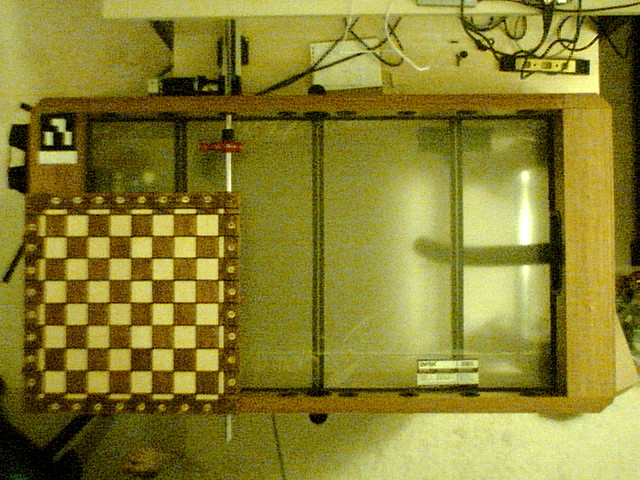
#> input picture assets/calibration/01.jpg, 640 x 480 px; its folder holds 5 pictures in this run
$ python calibration.py
#> lines starting #> are read from the running program, lines starting #| are printed output that depends on the picture; after the words box and inside, x2 and y2 are one past the last pixel; in counts of white or black regions, pixels touching at a corner belong together
#!/usr/bin/python3

import numpy as np
import cv2 as cv
import glob

# termination criteria
criteria = (cv.TERM_CRITERIA_EPS + cv.TERM_CRITERIA_MAX_ITER, 30, 0.001)

w = 7
h = 7

# prepare object points, like (0,0,0), (1,0,0), (2,0,0) ....,(6,5,0)
objp = np.zeros((w*h,3), np.float32)
objp[:,:2] = np.mgrid[0:w,0:h].T.reshape(-1,2)
# objp = np.array([
#     [0,0,0],
#     [0,23.6,0],
#     [0,93.1-52.2,0],
#     [103-52.2,3.7,-11.7],
#     [103-52.2,3.7+68-52.2,-11.7],
#     [128.1-52.2,3.7,-11.7],
#     [128.1-52.2,3.7+(68-52.2)/2,-11.7],
#     [128.1-52.2,3.7+68-52.2,-11.7],
#     [139.3-52.2,0,0],
#     [139.3-52.2,23.6,0],
# ])

# Arrays to store object points and image points from all the images.
objpoints = [] # 3d point in real world space
imgpoints = [] # 2d points in image plane.
images = sorted(glob.glob('../assets/calibration/*.jpg'))

for fname in images:
    img = cv.imread(fname)
#> img is the input picture: shape (480, 640, 3); mean B, G, R 47.4, 128.3, 136.9
    gray = cv.cvtColor(img, cv.COLOR_BGR2GRAY)
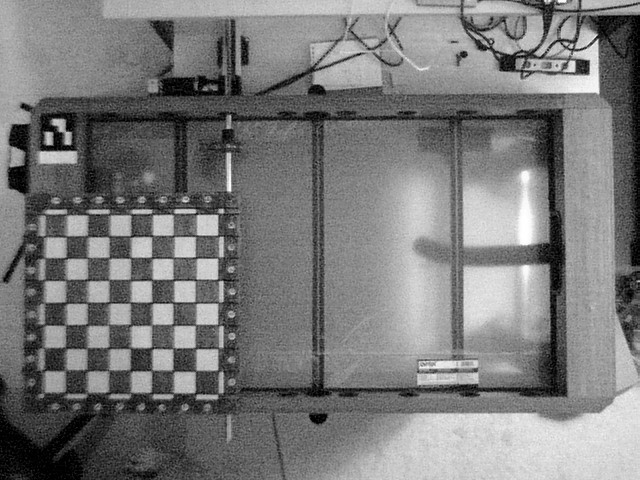
#> gray: shape (480, 640); min 0, max 255, mean 121.7

    # Find the chess board corners
    ret, corners = cv.findChessboardCorners(gray, (w,h), None)
#> ret = True; corners = 49 rows, first 8: [66.5, 236], [87.55, 236], [108.1, 236.7], [130, 236.5], [153, 235.3], [174.4, 235.2], [196.3, 234.8], [66.53, 258.4]

    # If found, add object points, image points (after refining them)
    if ret == True:
        objpoints.append(objp)

    # corners2 = cv.cornerSubPix(gray,corners, (11,11), (-1,-1), criteria)
    imgpoints.append(corners)
    # Draw and display the corners
    cv.drawChessboardCorners(img, (w,h), corners, ret)
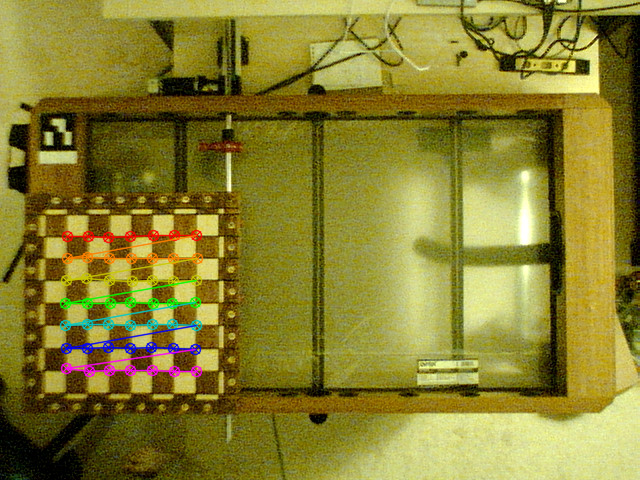
#> img: shape (480, 640, 3); 2.83% of pixels changed, all inside (x1, y1, x2, y2) = (59, 229, 204, 378)
#> pass 2 of the loop `for fname in images:`:
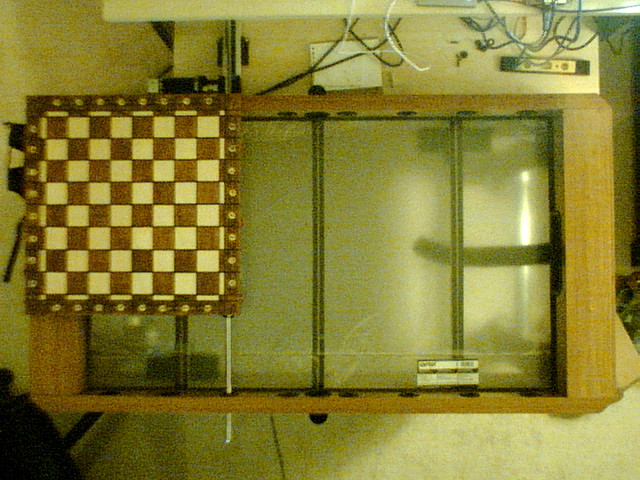
#> input picture assets/calibration/02.jpg, 640 x 480 px
#> img is the input picture: shape (480, 640, 3); mean B, G, R 51.4, 125.7, 132.7
#> `gray = cv.cvtColor(img, cv.COLOR_BGR2GRAY)`:
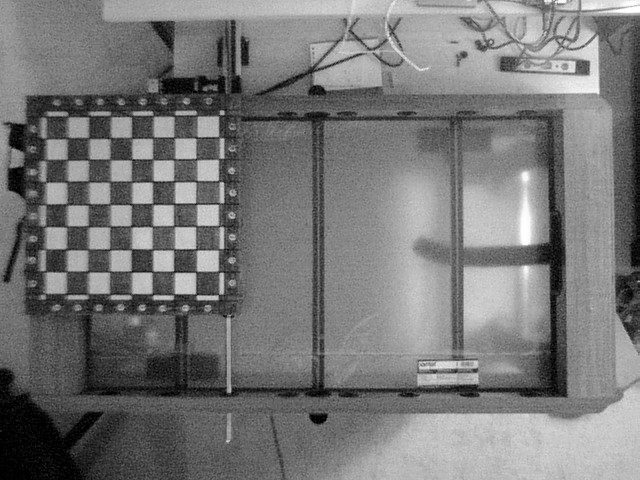
#> gray: shape (480, 640); min 0, max 255, mean 119.3
#> corners = 49 rows, first 8: [71, 144], [89.4, 138.5], [110, 138.1], [131.3, 137.7], [153.7, 137.1], [174.1, 137.6], [196, 137.8], [67.3, 159.9]
#> `cv.drawChessboardCorners(img, (w,h), corners, ret)`:
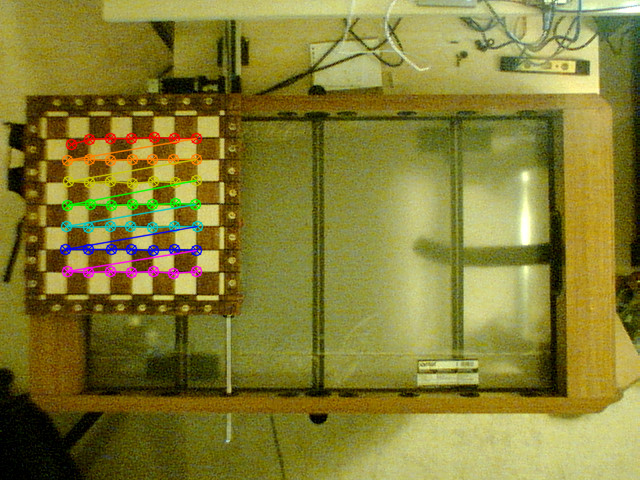
#> img: shape (480, 640, 3); 2.82% of pixels changed, all inside (x1, y1, x2, y2) = (59, 131, 204, 280)
#> pass 3 of the loop `for fname in images:`:
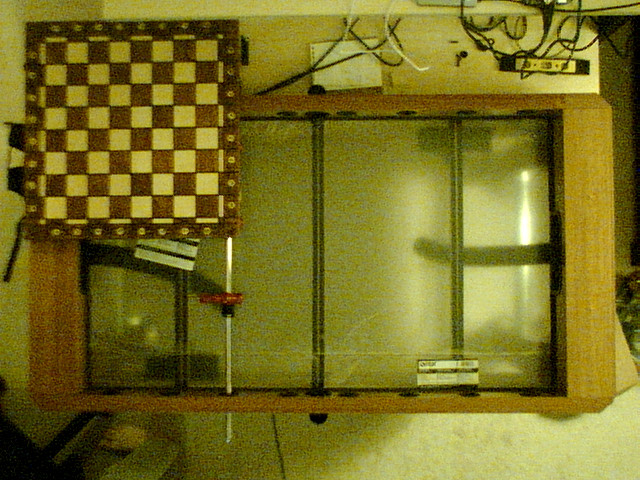
#> input picture assets/calibration/03.jpg, 640 x 480 px
#> img is the input picture: shape (480, 640, 3); mean B, G, R 34.8, 111, 119.3
#> `gray = cv.cvtColor(img, cv.COLOR_BGR2GRAY)`:
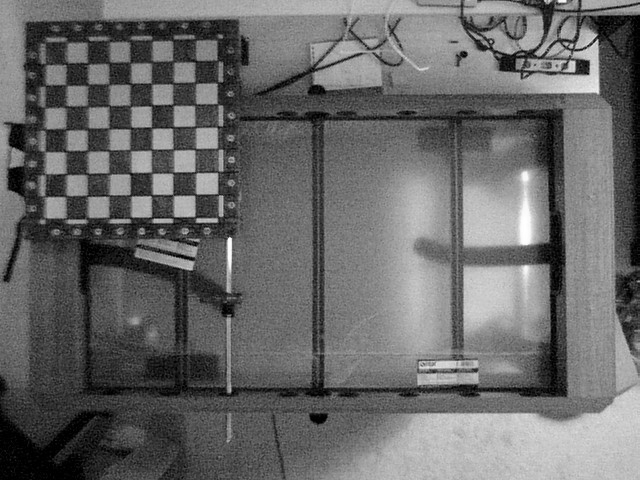
#> gray: shape (480, 640); min 0, max 255, mean 104.8
#> corners = 49 rows, first 8: [192.5, 61.5], [195.9, 83.58], [196.4, 103.9], [196.4, 126.6], [195.2, 149.2], [195.5, 170.5], [195.2, 193.9], [172.4, 60.43]
#> `cv.drawChessboardCorners(img, (w,h), corners, ret)`:
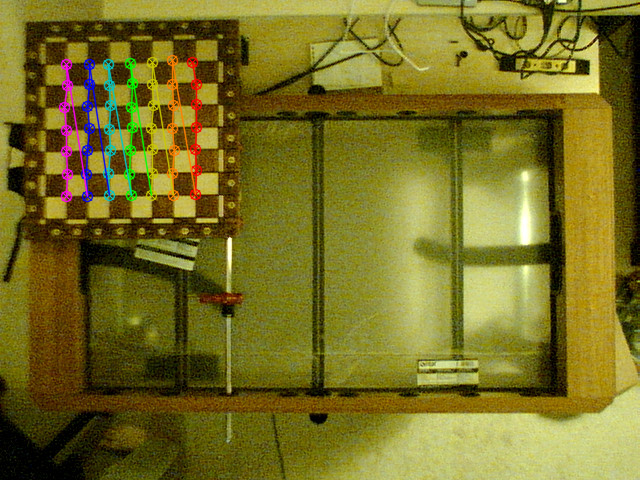
#> img: shape (480, 640, 3); 2.83% of pixels changed, all inside (x1, y1, x2, y2) = (58, 54, 203, 203)
#> the loop made 5 passes; the first 3 are shown
    # cv.imshow('img', img)
    # cv.waitKey(100000)

img = cv.imread('../assets/calibration/01.jpg')
ih, iw = img.shape[:2]
#> ih = 480; iw = 640
ret, mtx, dist, rvecs, tvecs = cv.calibrateCamera(objpoints, imgpoints, (iw,ih), None, None)

newcameramtx, roi = cv.getOptimalNewCameraMatrix(mtx, dist, (iw,ih), 1, (iw,ih))
dst = cv.undistort(img, mtx, dist, None, newcameramtx)
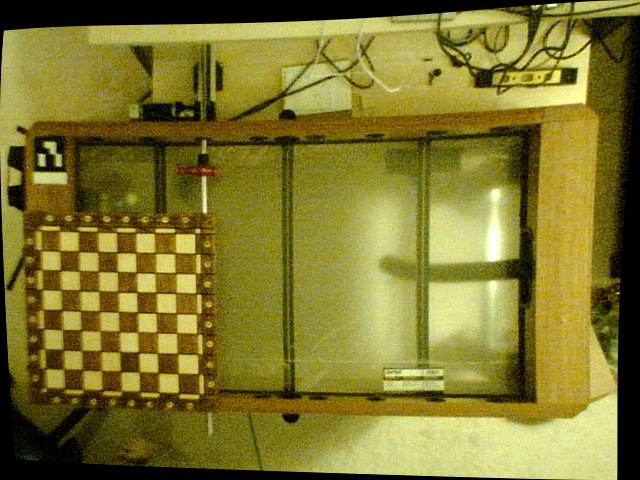
#> dst: shape (480, 640, 3); mean B, G, R 44.7, 119.5, 127.2

fs = cv.FileStorage("../assets/calibration/calibration.yml", cv.FILE_STORAGE_WRITE)
fs.write("camera_matrix", mtx)
fs.write("dist_coeff", dist)
fs.release()

# crop the image
x, y, w, h = roi
dst = dst[y:y+h, x:x+w]
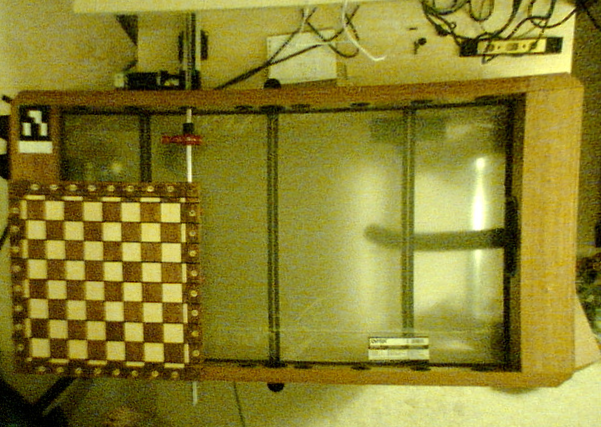
#> dst: shape (427, 601, 3); mean B, G, R 46.5, 129, 138.1
cv.imshow('dst', dst)
cv.imshow('img', img)
cv.waitKey(100000)

cv.destroyAllWindows()
